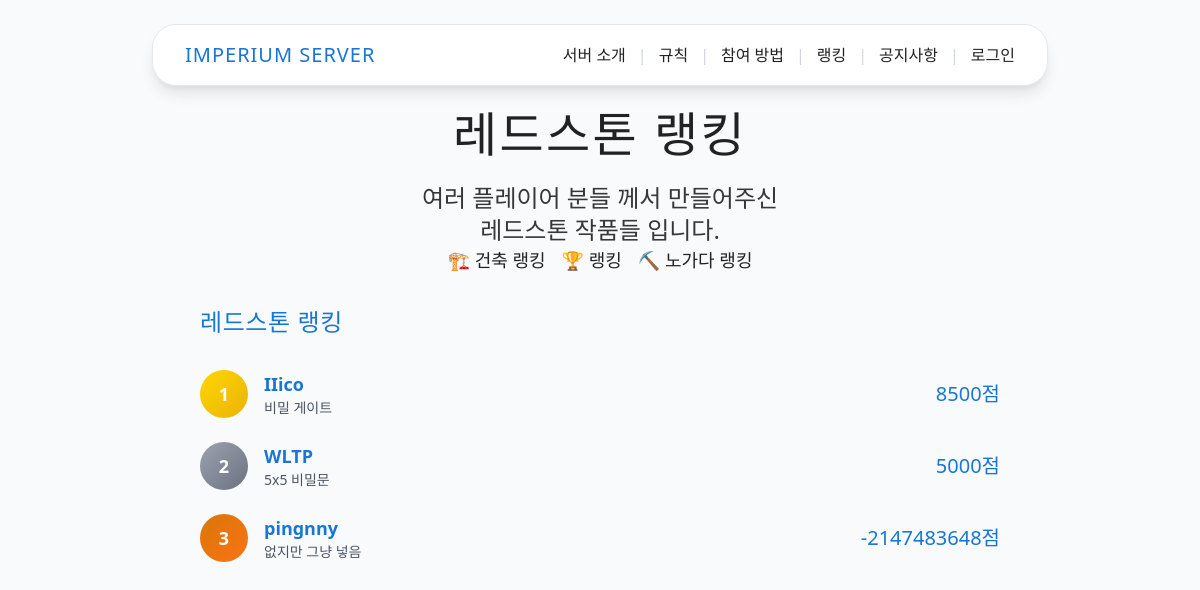
The app's page /ranking/redstone_ranking/ with its own data.
### ranking/models.py (models this page shows, shortened)
class RedstonePlayer(models.Model):
    player = models.CharField(max_length=255, null=True, blank=True)
    point = models.IntegerField(null=True, blank=True)
    things = models.CharField(max_length=255, null=True, blank=True)

### ranking/views.py (the view)
# urls.py: path('redstone_ranking/', views.redstone_player_ranking_main, name='redstone_ranking'),
def redstone_player_ranking_main(request):
    RedstonePlayers = RedstonePlayer.objects.all().order_by('-point')
    context = {
        'RedstonePlayers': RedstonePlayers,
    }
    return render(request, 'ranking/redstone_ranking.html', context)

### templates/ranking/redstone_ranking.html (shortened to what this page needs)
{% extends "base.html" %}
{% block content %}
<section class="section-header">
    <div class="max-w-4xl mx-auto px-4 text-center">
        <h1 class="font-pixel text-4xl md:text-5xl mb-6 tracking-wider text-shadow-pixel">
            레드스톤 랭킹
        </h1>
        <p class="text-xl md:text-2xl opacity-90 leading-relaxed max-w-3xl mx-auto">
            여러 플레이어 분들 께서 만들어주신<br class="hidden md:block">
            레드스톤 작품들 입니다.
        </p>
    </div>
    <div class="flex flex-col sm:flex-row gap-4 justify-center">
        <a href="{% url 'ranking:build_ranking' %}" class="btn-primary text-lg">
            🏗️ 건축 랭킹
        </a>
        <a href="{% url 'ranking:ranking' %}" class="btn-secondary text-lg">
            🏆 랭킹
        </a>
        <a href="{% url 'ranking:hard_worked_ranking' %}" class="btn-secondary text-lg">
            ⛏️ 노가다 랭킹
        </a>
    </div>
</section>
<section class="content-section">
    <div class="max-w-4xl mx-auto px-4">
        <div class="card-component p-8 mb-12">
            <h2 class="font-pixel text-2xl text-mc-blue mb-8 tracking-wide">레드스톤 랭킹</h2>
            <div class="space-y-6">
                {% for RedstonePlayer in RedstonePlayers %}
                    <div class="rule-card group hover:shadow-toss-xl transition-all duration-200">
                        <div class="flex items-center space-x-4">
                            <div class="
                                flex-shrink-0 w-12 h-12
                                {% if forloop.counter == 1 %}
                                    bg-gradient-to-br from-mc-gold to-yellow-500
                                {% elif forloop.counter == 2 %}
                                    bg-gradient-to-br from-gray-400 to-gray-500
                                {% elif forloop.counter == 3 %}
                                    bg-gradient-to-br from-amber-600 to-orange-500
                                {% else %}
                                    bg-gradient-to-br from-mc-blue to-blue-600
                                {% endif %}
                                text-white rounded-3xl flex items-center justify-center font-bold text-lg group-hover:scale-110 transition-transform
                            ">
                                {{ forloop.counter }}
                            </div>
                            <div class="flex-1">
                                <div class="flex items-center justify-between">
                                    <div>
                                        <h3 class="font-semibold text-mc-blue text-lg group-hover:text-blue-600 transition-colors">{{ RedstonePlayer.player }}</h3>
                                        <p class="text-gray-600 text-sm">{{ RedstonePlayer.things }}</p>
                                    </div>
                                    <div class="text-right">
                                        <p class="font-pixel text-xl text-mc-blue">{{ RedstonePlayer.point }}점</p>
                                    </div>
                                </div>
                            </div>
                        </div>
                    </div>
                {% endfor %}
            </div>
        </div>
    </div>
</section>
{% endblock %}

### static/main/index.css (style rules this page uses)
:root { --mc-green: #5e7c16; --mc-brown: #7c5e3c; --mc-light: #f3f3f3; --mc-dark: #222; --mc-accent: #b6e53e; --mc-border: #cfcfcf; }
html, body { margin: 0; padding: 0; font-family: 'Segoe UI', 'Malgun Gothic', 'Arial', sans-serif; background: var(--mc-light); color: var(--mc-dark); min-height: 100vh; }
.content-section { margin-bottom: 2.5rem; }

### templates/base.html (style rules this page uses)
.btn-primary { @apply bg-mc-blue text-white px-4 md:px-6 py-2 md:py-3 rounded-xl md:rounded-2xl font-semibold shadow-toss hover:shadow-toss-lg transition-all duration-200 hover:bg-blue-600 text-sm md:text-base; }
.btn-secondary { @apply bg-white text-mc-blue px-4 md:px-6 py-2 md:py-3 rounded-xl md:rounded-2xl font-semibold border-2 border-mc-blue shadow-toss hover:shadow-toss-lg transition-all duration-200 hover:bg-mc-blue hover:text-white text-sm md:text-base; }
.card-component { @apply bg-white rounded-2xl md:rounded-3xl shadow-toss hover:shadow-toss-lg transition-all duration-300 border border-gray-100; }
.section-header { @apply bg-gradient-to-r from-mc-blue to-blue-600 text-white py-12 md:py-20; }
.content-section { @apply py-8 md:py-16 bg-white; }
.rule-card { @apply bg-white rounded-xl md:rounded-2xl p-4 md:p-6 shadow-toss hover:shadow-toss-lg transition-all duration-200 border border-gray-100; }

### records on screen
RedstonePlayer: player "IIico", things "비밀 게이트", point "8500"
RedstonePlayer: player "WLTP", things "5x5 비밀문", point "5000"
RedstonePlayer: player "pingnny", things "없지만 그냥 넣음", point "-2147483648"
